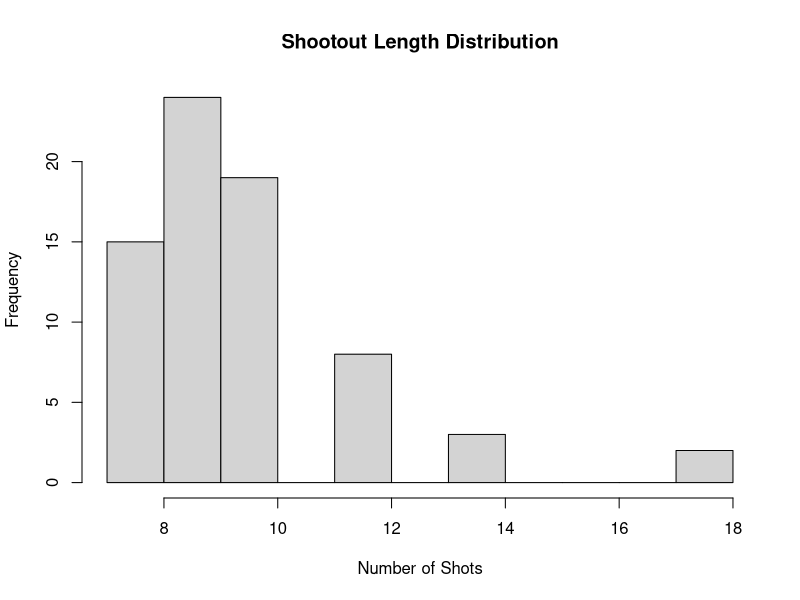

Recreate this plot in R. (Note: this script raises an error after producing the figure.)
install.packages("data.table")
library(data.table)

#set WD
setwd("/Users/flo/Documents/CKME999/Capstone/CKME136 - Data Analytics Capstone/Data/PKs and PSs - FIFA WC EU UEFA CL/")


#import 3 tables in CSV format
rawShootOuts <- read.csv ("intlShootOuts.csv", stringsAsFactors=FALSE)
rawKicks <- read.csv ("intlKicks.csv")
eplPK <- read.csv ("eplPK.csv")


#create table of Penantly Shootout Lengths
psLen <- rawShootOuts[,c(3, 7, 8, 11, 12),]
psLen$Total<-psLen$WinTaken+psLen$LoTaken

str(rawShootOuts)
str(rawKicks)
str(eplPK)

summary(psLen$Total)
hist(psLen$Total, main = "Shootout Length Distribution", xlab = "Number of Shots")
#Minimum shootout length is 7
#Maximum shootout length is 18
#Mean shootout length is just under 10 (9.775)

#Add conversion rate column to EPL PK data frame
eplPK$Rate <- eplPK$Scored / eplPK$Total

summary (eplPK$Rate)
summary (eplPK$Total)
#Lowest conversion rate for an EPL season was 70%
#Highest conversion rate for an EPL season was 97.56%
#Mean conversion rate for an EPL season 84.61%

wcRates <- data.frame ("ID" = character(), "Rate" = numeric(), stringsAsFactors = FALSE)
#for (x in 1:length(rawShootOuts$Event)){


###the 2 for sections can be deleted (i think) -- sat nov 3
#for (x in 1:71){
    if (rawShootOuts$Event =="WC") {
      wcRates$ID<- rawShootOuts$ID
      #wcRates$Rate <- (rawShootOuts$WinScored+rawShootOuts$LoScored)/(rawShootOuts$WinMiss+rawShootOuts$LoMiss)
      }
  
#}

for (x in 1:71){
  if (rawShootOuts[x,'Event'] == "WC") {
    print (rawShootOuts[x,'ID'])
    wcRates$ID <- rawShootOuts[x, 'ID']
    }
}


#wcRates <- subset (rawShootOuts, ID == "WC")
#this should be deleted (i think) -- sat nov 3

#this one works
#wcRates <- rawShootOuts[rawShootOuts$Event == "WC",]

wcShootOuts <- rawShootOuts[rawShootOuts$Event == "WC", c("ID", "WinScored","LoScored","WinTaken","LoTaken")]
wcShootOuts$Rate <- (wcShootOuts$WinScored+wcShootOuts$LoScored)/(wcShootOuts$WinTaken+wcShootOuts$LoTaken)


euShootOuts <- rawShootOuts[rawShootOuts$Event == "EU", c("ID", "WinScored","LoScored","WinTaken","LoTaken")]
euShootOuts$Rate <- (euShootOuts$WinScored+euShootOuts$LoScored)/(euShootOuts$WinTaken+euShootOuts$LoTaken)


caShootOuts <- rawShootOuts[rawShootOuts$Event == "CA", c("ID", "WinScored","LoScored","WinTaken","LoTaken")]
caShootOuts$Rate <- (caShootOuts$WinScored+caShootOuts$LoScored)/(caShootOuts$WinTaken+caShootOuts$LoTaken)

#variance and means

wcMeanRate <- mean(wcShootOuts$Rate)
wcCumRate <- sum(wcShootOuts$WinScored+wcShootOuts$LoScored)/sum(wcShootOuts$WinTaken+wcShootOuts$LoTaken)
varWCRate <- var(wcShootOuts$Rate)
#explain the difference


euMeanRate <- mean(euShootOuts$Rate)
euCumRate <- sum(euShootOuts$WinScored+euShootOuts$LoScored)/sum(euShootOuts$WinTaken+euShootOuts$LoTaken)
varEURate <- var(euShootOuts$Rate)


caMeanRate <- mean(caShootOuts$Rate)
caCumRate <- sum(caShootOuts$WinScored+caShootOuts$LoScored)/sum(caShootOuts$WinTaken+caShootOuts$LoTaken)
varCARate <- var(caShootOuts$Rate)



eplMeanRate <- mean (eplPK$Rate)
eplCumRate <- sum(eplPK$Scored.)/sum(eplPK$Total)
varEPLRate <- var (eplPK$Rate)
  
  
#boxplots
boxplot (wcShootOuts$Rate, euShootOuts$Rate, caShootOuts$Rate, eplPK$Rate,
         main = "Comparison of Conversion Rates across Events and Seasons",
         names = c("World Cup", "Euro", "Copa America", "EPL"),
         col = c("blue", "green", "red", "white"),
         border = "black",
         varwidth = TRUE
         )



#create new data.frame with first 6 kicks from every shootouts and the winning team (a or b, a odd/b is even)

soF6 <- data.frame("ID"=rawShootOuts$ID)

#get all the position 1, 2, 3, 4, 5 and 6th kicks to be combined with ID and Winner in a new data.frame

pos1 <- rawKicks[rawKicks$KickNum == 1, 'Success']
pos2 <- rawKicks[rawKicks$KickNum == 2, 'Success']
pos3 <- rawKicks[rawKicks$KickNum == 3, 'Success']
pos4 <- rawKicks[rawKicks$KickNum == 4, 'Success']
pos5 <- rawKicks[rawKicks$KickNum == 5, 'Success']
pos6 <- rawKicks[rawKicks$KickNum == 6, 'Success']

soF6<- cbind (soF6, pos1, pos2, pos3, pos4, pos5, pos6)




#Initialize blank columm
soF6$Winner <- NA

#Fill winner column - A for first team / B for Second team
win <- c()

for (i in 1:71){
  
  if (rawShootOuts[i, 'ID']==soF6[i, 'ID']) {
    win[i] <- rawShootOuts[i, 'First']   
  }
  
}

win <- replace (win, win=='W', 'A')
win <- replace (win, win=='L', 'B')

#add updated data to Winner column
soF6$Winner <- win


#create subsets for First Kick, First 2 Kicks, First 4 Kicks and First 6 kicks

soF1 <- soF6[,c('ID', 'pos1', 'Winner')]
soF2 <- soF6[,c('ID', 'pos1', 'pos2', 'Winner')]
soF4 <- soF6[,c('ID', 'pos1', 'pos2', 'pos3', 'pos4', 'Winner')]
soF6 <- soF6[,c('ID', 'pos1', 'pos2', 'pos3', 'pos4', 'pos5', 'pos6', 'Winner')]



#wilcoxon sum rank two-sided test (non-parametric) since non-normal distrubtions

#WC shootout conversion rates versus EPL season conversion rates
wilcox.test(wcShootOuts$Rate, eplPK$Rate)
## >p-value of 0.0000362 // the medians are significantly different aka reject null

#EU shootout conversion rates versus EPL season conversion rates
wilcox.test(euShootOuts$Rate, eplPK$Rate)
## >p-value of 0.1234 // the medians are not significantly different aka cannot reject null

#CA shootout conversion rates versus EPL season conversion rates
wilcox.test(caShootOuts$Rate, eplPK$Rate)
## >p-value of 0.03519 // the medians are significantly different aka reject null

#All INTL shootout conversion rates versus EPL season conversion rates
#####would need to add a Rate column to rawShootOuts
rawShootOuts$Rate <- (rawShootOuts$WinScored+rawShootOuts$LoScored)/(rawShootOuts$WinTaken+rawShootOuts$LoTaken)
wilcox.test(rawShootOuts$Rate, eplPK$Rate)
## >p-value of 0.03519 // the medians are significantly different aka reject null


boxplot (rawShootOuts$Rate, eplPK$Rate,
         main = "Comparison of Conversion Rates across Events and Seasons",
         names = c("All International", "EPL"),
         col = c("dark gray", "white"),
         border = "black",
         varwidth = TRUE
)


#density plot of (frequencies?) of conversion rates across all major international penalty shootouts
#compared to plot of EPL season rates

plot (density(rawShootOuts$Rate, cut= 0.3, to=1.0), main = "Penalty Shootout Conversion Rates", xlab = "Conversion Rate", ylim = c(0,5))
lines(density(eplPK$Rate), col = 'red')


#does it really make sense to compare the conversion rates from each shootout which
#are based on misses in order to end the penalty shootout
#whereas penalty kicks have no start or end beyond the single event - the one kick


#conversion rate across all kicks in penalty shootouts
sum(rawKicks$Success) / 694
#Conversion rate across all kicks in the 71 penalty shootouts is 75.07205%